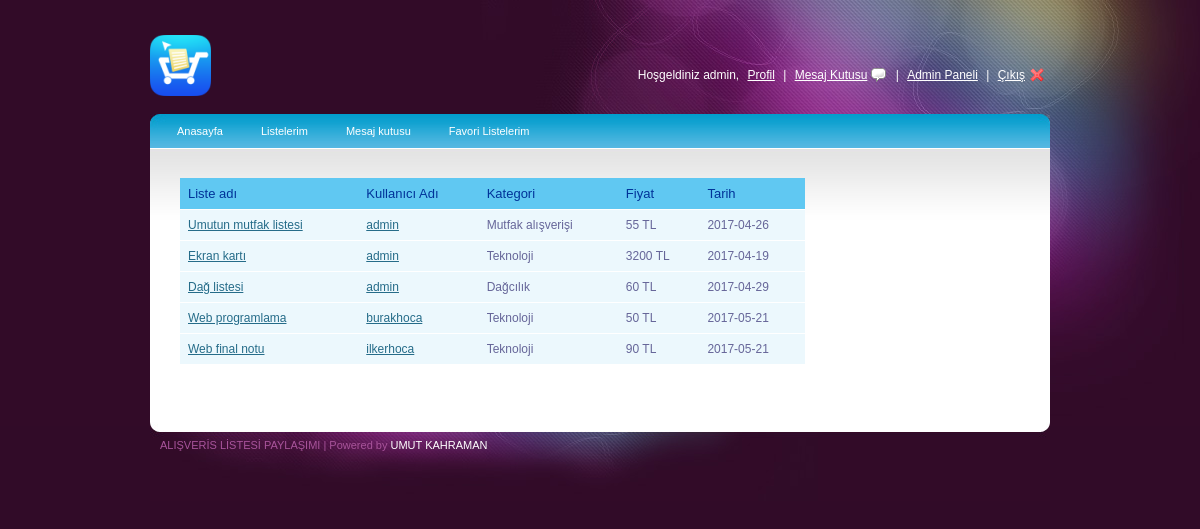
The app's page /listeAra.php (signed in) with its own data.
### tables this page shows
CREATE TABLE `liste` (
  `ID` int(11) NOT NULL,
  `KullaID` int(11) DEFAULT NULL,
  `KategoriID` int(11) DEFAULT NULL,
  `Icerik` text,
  `KayitTarihi` date DEFAULT NULL,
  `ListeAdi` varchar(50) DEFAULT NULL,
  `Fiyat` int(11) DEFAULT NULL
);

CREATE TABLE `kisi` (
  `ID` int(11) NOT NULL,
  `AdSoyad` varchar(60) DEFAULT NULL,
  `Rol` int(11) DEFAULT NULL,
  `Telefon` varchar(11) DEFAULT NULL,
  `Foto` varchar(50) DEFAULT NULL,
  `Cinsiyet` int(11) DEFAULT NULL,
  `KullAdi` varchar(60) DEFAULT NULL,
  `Sifre` varchar(100) DEFAULT NULL,
  `Email` varchar(60) DEFAULT NULL
);

CREATE TABLE `kategori` (
  `ID` int(11) NOT NULL,
  `KategoriAdi` varchar(60) NOT NULL
);

### listeAra.php (the view, shortened to what this page needs)
<?php
$listeler=mysql_query("Select liste.ID,Fiyat,Icerik,KayitTarihi,ListeAdi,kategori.KategoriAdi,kisi.AdSoyad,kisi.KullAdi,kisi.ID as kisiID From liste INNER JOIN kisi ON liste.KullaID=kisi.ID INNER JOIN kategori ON liste.KategoriID=kategori.ID Where liste.ListeAdi LIKE '%$listeAdi%'");
?>
<!DOCTYPE html PUBLIC "-//W3C//DTD XHTML 1.0 Transitional//EN" "http://www.w3.org/TR/xhtml1/DTD/xhtml1-transitional.dtd">
<html xmlns="http://www.w3.org/1999/xhtml">
<head>
    <link rel="stylesheet" type="text/css" href="style.css" />
    <link rel="stylesheet" type="text/css" media="all" href="niceforms-default.css" />
</head>
<body>
<div id="main_container">
    <?php include 'header.php' ?>
    <br>
    <div class="main_content">
        <div class="menu">
            <ul>
                <li><a href="index.php">Anasayfa</a></li>
                <li><a href="listelerim.php">Listelerim</a>
                </li>
                <li><a href="mesajlar.php">Mesaj kutusu</a>
                </li>
                <li><a href="favoriler.php">Favori Listelerim</a></li>
            </ul>
        </div>
        <div class="center_content">
            <div class="right_content">
                <table id="rounded-corner">
                    <thead>
                    <tr>
                        <th scope="col" class="rounded">Liste adı</th>
                        <th scope="col" class="rounded">Kullanıcı Adı</th>
                        <th scope="col" class="rounded">Kategori</th>
                        <th scope="col" class="rounded">Fiyat</th>
                        <th scope="col" class="rounded">Tarih</th>
                    </tr>
                    </thead>
                    <tbody>
                    <?php
                    while($listeOku = mysql_fetch_assoc($listeler))
                    { ?>
                        <tr>
                            <td><a href="./listele.php?id=<?php echo "$listeOku[ID]" ?>"><?php echo "$listeOku[ListeAdi]"?></a></td>
                            <td><a href="./profilGoruntule.php?id=<?php echo "$listeOku[kisiID]"?>"><?php echo "$listeOku[KullAdi]";?></a></td>
                            <td><?php echo "$listeOku[KategoriAdi]";?></td>
                            <td><?php echo "$listeOku[Fiyat]";?> TL</td>
                            <td><?php echo "$listeOku[KayitTarihi]";?></td>
                        </tr>
                        <?php
                    }
                    ?>
                    </tbody>
                </table>
            </div>
        </div>
    </div>
    <div class="footer">
        <div class="left_footer">ALIŞVERİS LİSTESİ PAYLAŞIMI | Powered by <a href="http://twitter.com/hopehero3">UMUT KAHRAMAN</a></div>
    </div>
</div>
</body>
</html>

### style.css (style rules this page uses)
body { background:url(images/bg.jpg) no-repeat center top #310b28; font-family:Arial, Helvetica, sans-serif; padding:0; font-size:12px; margin:0 auto; color: #0e4354; }
a { color:#256c89; }
#main_container { margin:0 auto; width:900px; padding:0px 0 0px 0; }
.main_content { margin:0 auto; width:900px; height:auto; padding:0px 0 50px 0; background:url(images/menu_bg.jpg) no-repeat center top #fff; }
.footer { width:900px;height:87px;background:url(images/footer_bg.jpg) no-repeat center top; }
.left_footer { float:left;padding:25px 0 0 10px;color:#a8549b;font-size:11px; }
.left_footer a { color:#FFFFFF;text-decoration:none; }
.menu { font-size:11px;padding:0px 10px 0 10px; float:left; width:880px; }
.menu ul { padding:0;margin:0;list-style-type:none; height:34px; }
.menu ul li { float:left;height:34px;line-height:34px; }
.menu a, .menu a:visited { display:block;float:left;height:100%;font-size:11px;text-decoration:none;color:#fff;padding:0 21px 0 17px; }
.center_content { clear:both; }
.right_content { width:625px; float:left; padding:30px 0 0 30px; }
#rounded-corner { margin:0px; width:625px; text-align: left; border-collapse: collapse; }
#rounded-corner th { padding: 8px; font-weight: normal; font-size: 13px; color: #039; background: #60c8f2; }
#rounded-corner td { padding: 8px; background: #ecf8fd; border-top: 1px solid #fff; color: #669; }

### records on screen
liste: ListeAdi "Umutun mutfak listesi", kisi.KullAdi "admin", KategoriID.KategoriAdi "Mutfak alışverişi", Fiyat "55", KayitTarihi "2017-04-26"
liste: ListeAdi "Ekran kartı", kisi.KullAdi "admin", KategoriID.KategoriAdi "Teknoloji", Fiyat "3200", KayitTarihi "2017-04-19"
liste: ListeAdi "Dağ listesi", kisi.KullAdi "admin", KategoriID.KategoriAdi "Dağcılık", Fiyat "60", KayitTarihi "2017-04-29"
liste: ListeAdi "Web programlama", kisi.KullAdi "burakhoca", KategoriID.KategoriAdi "Teknoloji", Fiyat "50", KayitTarihi "2017-05-21"
liste: ListeAdi "Web final notu", kisi.KullAdi "ilkerhoca", KategoriID.KategoriAdi "Teknoloji", Fiyat "90", KayitTarihi "2017-05-21"

### other values on screen
$_SESSION["kadi"] "admin"
